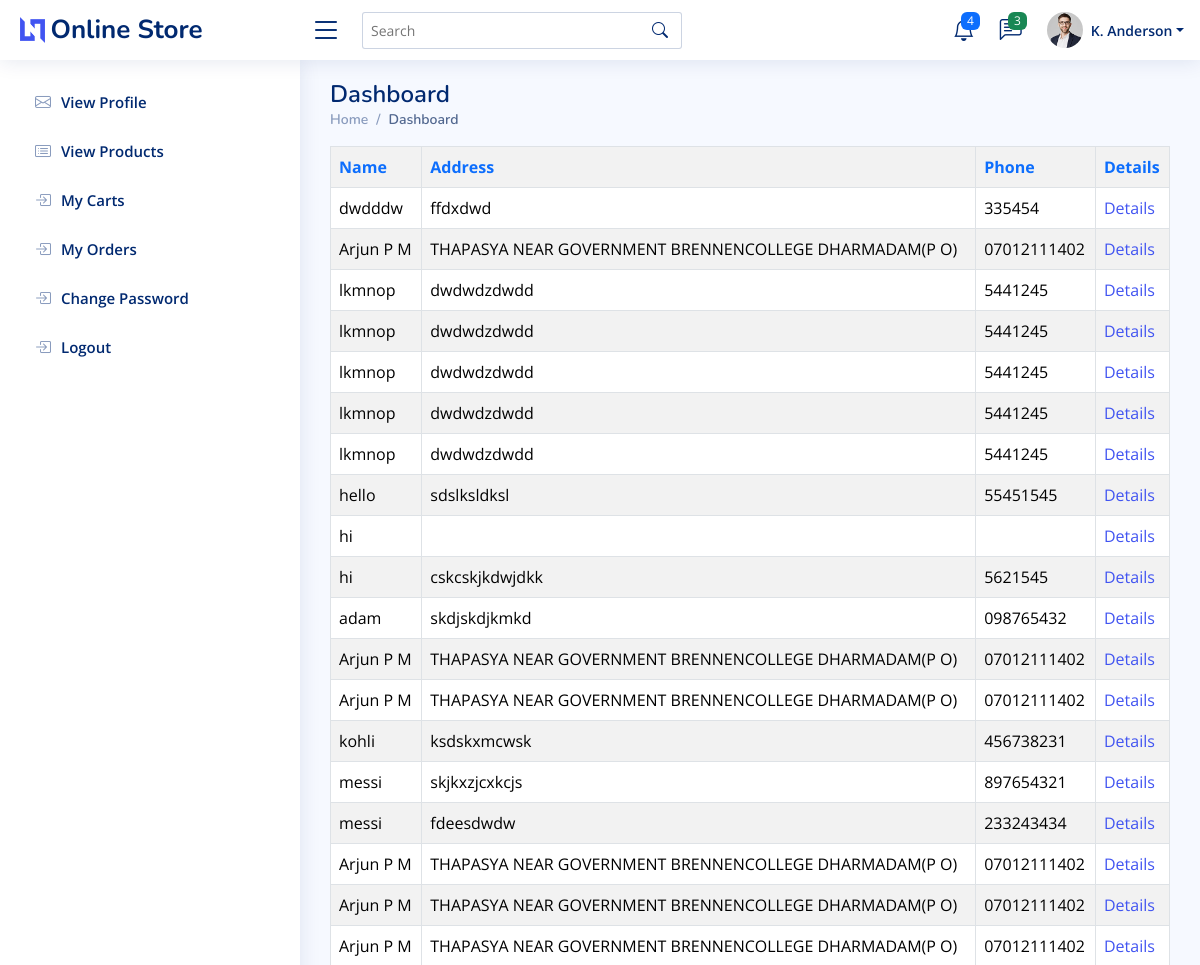
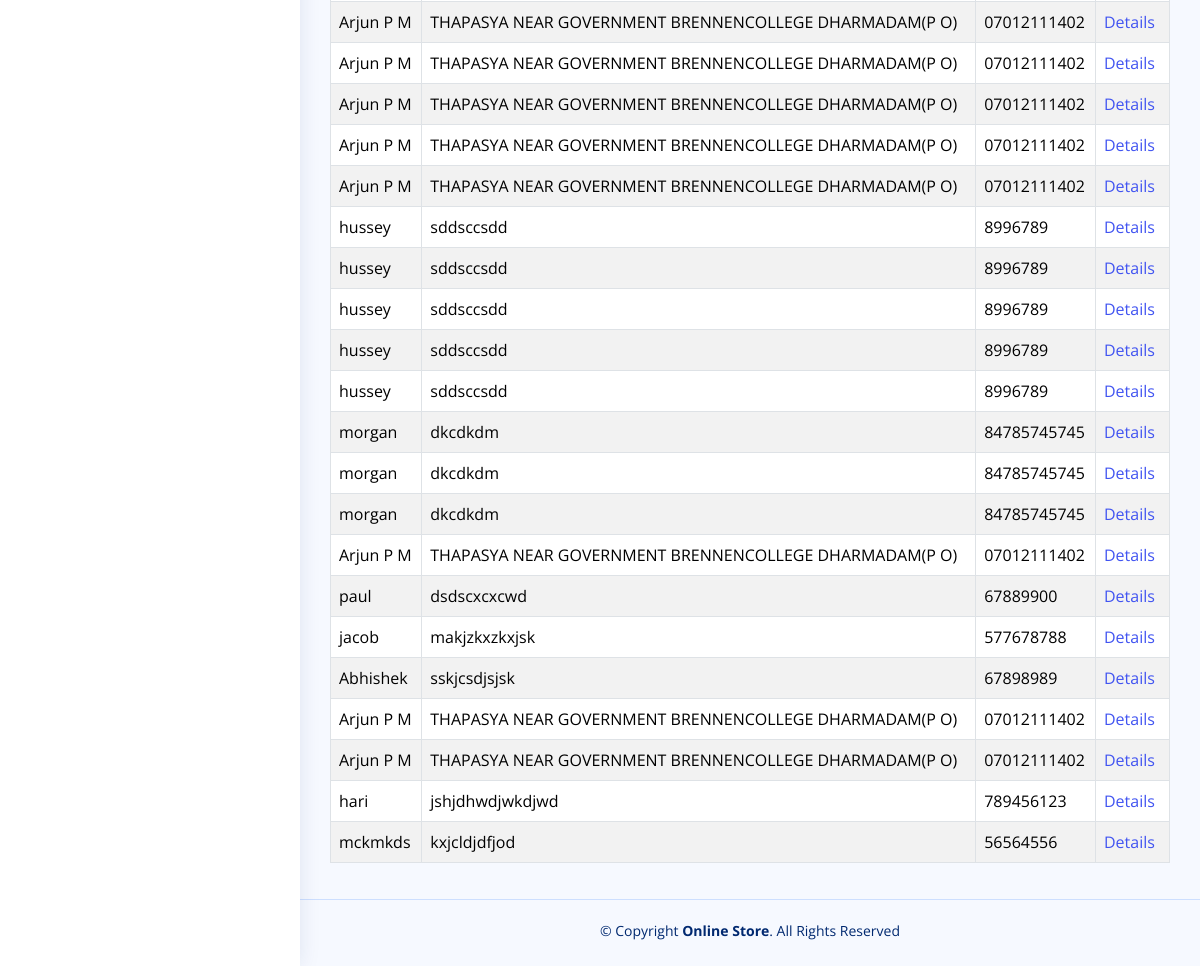
The app's page /myorders/ (signed in) with its own data (2 pictures, top to bottom).
### buyer/models.py (models this page shows)
class order_tb(models.Model):
    Name = models.CharField(max_length=20)
    Address = models.CharField(max_length=20)
    Phone = models.CharField(max_length=20)
    Buyer_id = models.ForeignKey(Buyer_tb,on_delete=models.CASCADE)
    Orderdate = models.CharField(max_length = 20)
    Ordertime = models.CharField(max_length =20)
    Status = models.CharField(max_length = 20,default="pending")
    Grandtotal = models.IntegerField()

### buyer/views.py (the view)
# urls.py: path('myorders/',buyerview.myorders,name="myorders"),
def myorders(request):
    buyer_id = request.session['userid']
    myorders = order_tb.objects.filter(Buyer_id_id=buyer_id)
    return render(request,"myorders.html",{'orders': myorders})

### templates/myorders.html (shortened to what this page needs)
{% extends "userbase.html" %}
{% block content %}
<html>
    <body>
        <table class="table table-bordered table-hover table-striped">
            <tr>
                <th class="text-primary">Name</th>
                <th class="text-primary">Address</th>
                <th class="text-primary">Phone</th>
                <th class="text-primary">Details</th>
            </tr>
            {% for i in orders%}
            <tr>
               <td>{{i.Name}}</td>
               <td>{{i.Address}}</td>
               <td>{{i.Phone}}</td>
               <td><a href="{% url 'orderDetails' i.id %}">Details</a></td>
            </tr>
            {% endfor %}
        </table>
    </body>
</html>
{% endblock %}

### static/NiceAdmin/assets/css/style.css (style rules this page uses)
:root { scroll-behavior: smooth; }
body { font-family: "Open Sans", sans-serif; background: #f6f9ff; color: #444444; }
a { color: #4154f1; text-decoration: none; }

### records on screen
order_tb: Name "dwdddw", Address "ffdxdwd", Phone "335454"
order_tb: Name "Arjun P M", Address "THAPASYA NEAR GOVERNMENT BRENNENCOLLEGE DHARMADAM(P O)", Phone "07012111402"
order_tb: Name "lkmnop", Address "dwdwdzdwdd", Phone "5441245"
order_tb: Name "lkmnop", Address "dwdwdzdwdd", Phone "5441245"
order_tb: Name "lkmnop", Address "dwdwdzdwdd", Phone "5441245"
order_tb: Name "lkmnop", Address "dwdwdzdwdd", Phone "5441245"
order_tb: Name "lkmnop", Address "dwdwdzdwdd", Phone "5441245"
order_tb: Name "hello", Address "sdslksldksl", Phone "55451545"
order_tb: Name "hi"
order_tb: Name "hi", Address "cskcskjkdwjdkk", Phone "5621545"
order_tb: Name "adam", Address "skdjskdjkmkd", Phone "098765432"
order_tb: Name "Arjun P M", Address "THAPASYA NEAR GOVERNMENT BRENNENCOLLEGE DHARMADAM(P O)", Phone "07012111402"
order_tb: Name "Arjun P M", Address "THAPASYA NEAR GOVERNMENT BRENNENCOLLEGE DHARMADAM(P O)", Phone "07012111402"
order_tb: Name "kohli", Address "ksdskxmcwsk", Phone "456738231"
order_tb: Name "messi", Address "skjkxzjcxkcjs", Phone "897654321"
order_tb: Name "messi", Address "fdeesdwdw", Phone "233243434"
order_tb: Name "Arjun P M", Address "THAPASYA NEAR GOVERNMENT BRENNENCOLLEGE DHARMADAM(P O)", Phone "07012111402"
order_tb: Name "Arjun P M", Address "THAPASYA NEAR GOVERNMENT BRENNENCOLLEGE DHARMADAM(P O)", Phone "07012111402"
order_tb: Name "Arjun P M", Address "THAPASYA NEAR GOVERNMENT BRENNENCOLLEGE DHARMADAM(P O)", Phone "07012111402"
order_tb: Name "Arjun P M", Address "THAPASYA NEAR GOVERNMENT BRENNENCOLLEGE DHARMADAM(P O)", Phone "07012111402"
order_tb: Name "Arjun P M", Address "THAPASYA NEAR GOVERNMENT BRENNENCOLLEGE DHARMADAM(P O)", Phone "07012111402"
order_tb: Name "Arjun P M", Address "THAPASYA NEAR GOVERNMENT BRENNENCOLLEGE DHARMADAM(P O)", Phone "07012111402"
order_tb: Name "Arjun P M", Address "THAPASYA NEAR GOVERNMENT BRENNENCOLLEGE DHARMADAM(P O)", Phone "07012111402"
order_tb: Name "Arjun P M", Address "THAPASYA NEAR GOVERNMENT BRENNENCOLLEGE DHARMADAM(P O)", Phone "07012111402"
order_tb: Name "hussey", Address "sddsccsdd", Phone "8996789"
order_tb: Name "hussey", Address "sddsccsdd", Phone "8996789"
order_tb: Name "hussey", Address "sddsccsdd", Phone "8996789"
order_tb: Name "hussey", Address "sddsccsdd", Phone "8996789"
order_tb: Name "hussey", Address "sddsccsdd", Phone "8996789"
order_tb: Name "morgan", Address "dkcdkdm", Phone "84785745745"
order_tb: Name "morgan", Address "dkcdkdm", Phone "84785745745"
order_tb: Name "morgan", Address "dkcdkdm", Phone "84785745745"
order_tb: Name "Arjun P M", Address "THAPASYA NEAR GOVERNMENT BRENNENCOLLEGE DHARMADAM(P O)", Phone "07012111402"
order_tb: Name "paul", Address "dsdscxcxcwd", Phone "67889900"
order_tb: Name "jacob", Address "makjzkxzkxjsk", Phone "577678788"
order_tb: Name "Abhishek", Address "sskjcsdjsjsk", Phone "67898989"
order_tb: Name "Arjun P M", Address "THAPASYA NEAR GOVERNMENT BRENNENCOLLEGE DHARMADAM(P O)", Phone "07012111402"
order_tb: Name "Arjun P M", Address "THAPASYA NEAR GOVERNMENT BRENNENCOLLEGE DHARMADAM(P O)", Phone "07012111402"
order_tb: Name "hari", Address "jshjdhwdjwkdjwd", Phone "789456123"
order_tb: Name "mckmkds", Address "kxjcldjdfjod", Phone "56564556"
